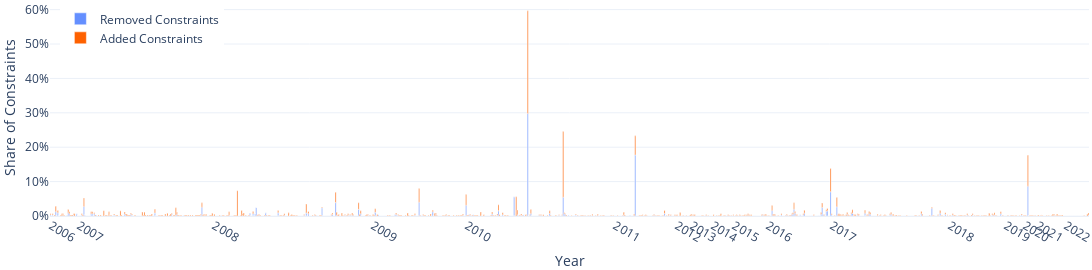

The cell this chart's notebook holds for it:
### Code cell
fig = px.bar(
    df_diff.rename(columns={'removed_constraints_ratio': 'Removed Constraints', 'added_constraints_ratio': 'Added Constraints'}),
    x='new_revision',
    y=['Removed Constraints', 'Added Constraints'],
    labels={'value': 'Share of Constraints', 'new_revision': 'Year', 'variable': ''},
)
committer_date_x_axis(fig, column='new_revision')
percentage_y_axis(fig)
style_bar(fig)
show(fig, 'constraints', height=default_height)

### Figure 1 — Plotly figure (JSON) as saved in the notebook; plotly's stock layout.template omitted (floating-point values rounded to 4 significant figures; data arrays with more than 128 entries replaced by an {"elided": "..."} marker saying what was removed)
{"data": [{"alignmentgroup": "True", "hovertemplate": "=Removed Constraints<br>Year=%{x}<br>Share of Constraints=%{y}<extra></extra>", "legendgroup": "Removed Constraints", "marker": {"color": "#648FFF", "pattern": {"shape": ""}}, "name": "Removed Constraints", "offsetgroup": "Removed Constraints", "orientation": "v", "showlegend": true, "textposition": "auto", "type": "bar", "x": {"elided": "995 str values"}, "xaxis": "x", "y": {"elided": "995 float values"}, "yaxis": "y"}, {"alignmentgroup": "True", "hovertemplate": "=Added Constraints<br>Year=%{x}<br>Share of Constraints=%{y}<extra></extra>", "legendgroup": "Added Constraints", "marker": {"color": "#FE6100", "pattern": {"shape": ""}}, "name": "Added Constraints", "offsetgroup": "Added Constraints", "orientation": "v", "showlegend": true, "textposition": "auto", "type": "bar", "x": {"elided": "995 str values"}, "xaxis": "x", "y": {"elided": "995 float values"}, "yaxis": "y"}], "layout": {"bargap": 0, "barmode": "relative", "height": 270, "legend": {"title": {"text": ""}, "tracegroupgap": 0, "x": 0.01, "xanchor": "left", "y": 0.98, "yanchor": "top"}, "margin": {"b": 0, "l": 0, "r": 0, "t": 0}, "width": 1500, "xaxis": {"anchor": "y", "domain": [0, 1], "ticktext": [2006, 2007, 2008, 2009, 2010, 2011, 2012, 2013, 2014, 2015, 2016, 2017, 2018, 2019, 2020, 2021, 2022], "tickvals": ["20061010230047-cba9ef552", "20070104164449-bfe1950c6", "20080105042641-5fee2e1a7", "20090122142714-f6107c7e8", "20100106085449-839fd7107", "20110118135248-3b5acaa43", "20120108164437-d45efd3a9", "20130106193050-cd776cf96", "20140110162615-1bdbf2645", "20150130171238-1cbe93cf4", "20160102011832-dbf5a6da6", "20170103122952-c6725b0af", "20180104102751-a034cab09", "20190106201216-4bdc914ff", "20200129135636-eb7f9acda", "20210101190828-5f2e00f66", "20220101135734-5f6817020"], "title": {"text": "Year"}}, "yaxis": {"anchor": "x", "domain": [0, 1], "tickformat": ",.0%", "title": {"text": "Share of Constraints"}}}}
